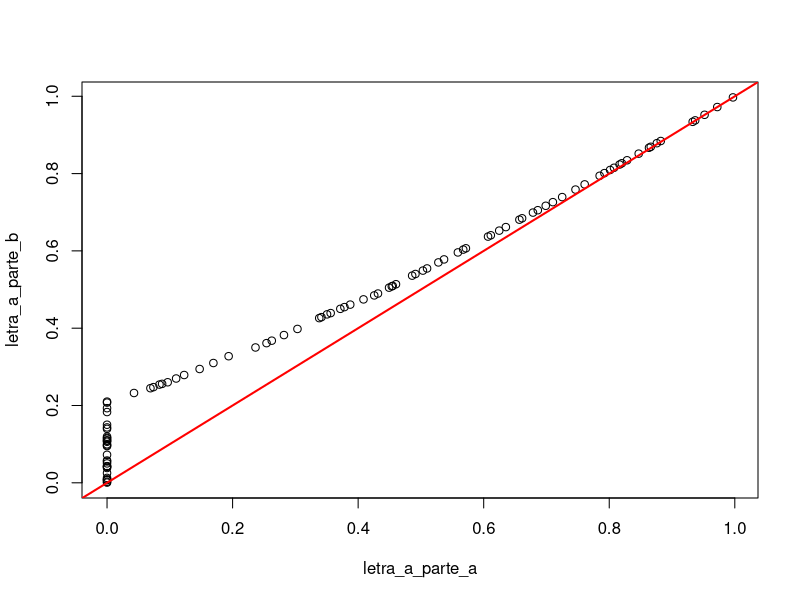
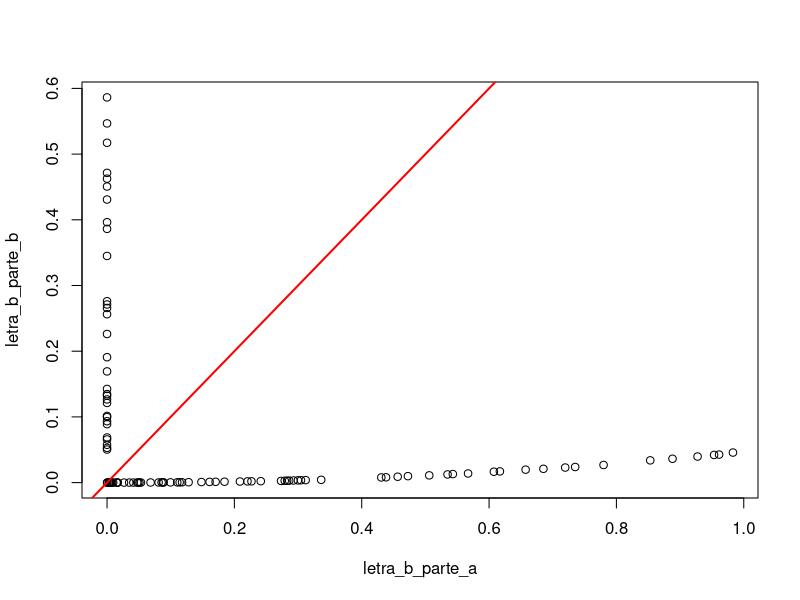
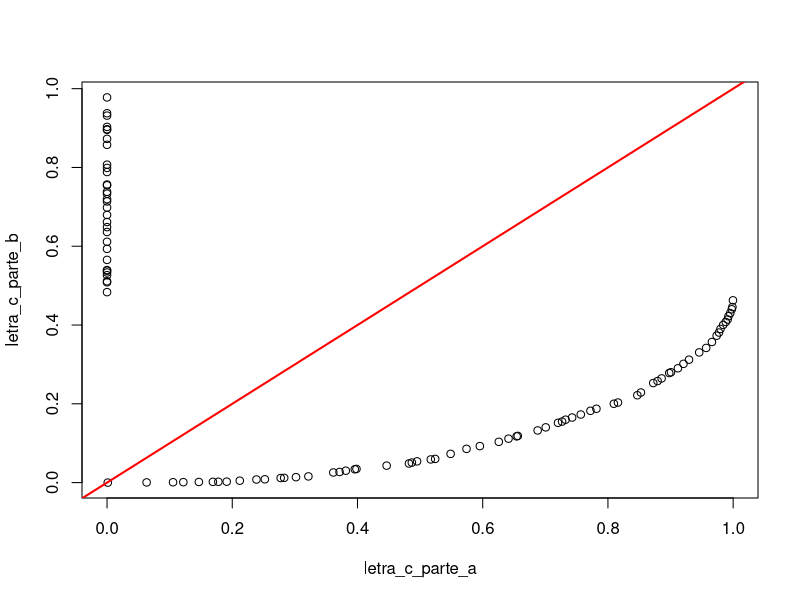

Generate these figures, in order, with R:
## ---- chunk 1
set.seed(123)
## ---- chunk 2
# Letra A 
# T é uniforme [0, 3]
# NBU ou NWU?

x <- sort(runif(100, min = 0, max = 3))
y <- sort(runif(100, min = 0, max = 3 - x))

Igual <- 0
NWU <- 0
NBU <- 0

letra_a_parte_a <- numeric(100)
letra_a_parte_b <- numeric(100)

# F(t) é integral de 1/3
# F(T) dá t/3
# S(t) = 1 - F(t)

sobrevivencia_letraA <- function(x) {
  
    if((x >= 0) || (x <= 3)){
        valor = 1 - (x/3)
    }
    if(x>3){
        valor = 0
    }
    if(x<0){
        valor = 1
    }

    return(valor)
}


for (i in 1:100) {
    
    t1 <- x[i]
    t2 <- y[i]
    
    a <- sobrevivencia_letraA(t1 + t2)
    b <- sobrevivencia_letraA(t1) * sobrevivencia_letraA(t2)
    
    letra_a_parte_a[i] <- a
    letra_a_parte_b[i] <- b
    
    if(a < b){
        NBU <- NBU + 1 
    }
    if(a > b){
        NWU <- NWU + 1
    }
    if(a == b){
        Igual <- Igual + 1
    }
}

print(NBU)
print(NWU)
print(Igual)
## ---- chunk 3

a <- sobrevivencia_letraA(1 + 2)
b <- sobrevivencia_letraA(1) * sobrevivencia_letraA(2)
print(a)
print(b)
print("----------------------------")
a <- sobrevivencia_letraA(1 + 0)
b <- sobrevivencia_letraA(1) * sobrevivencia_letraA(0)
print(a)
print(b)
print("----------------------------")
a <- sobrevivencia_letraA(1.5 + 0.5)
b <- sobrevivencia_letraA(1.5) * sobrevivencia_letraA(0.5)
print(a)
print(b)
print("----------------------------")
## ---- chunk 4
plot(
  letra_a_parte_a, letra_a_parte_b 
)
abline(a = 0, b = 1, col = "red", lwd = 2)
## ---- chunk 5
# Letra B 
# f(t) = t/2 se 0<t<2
# NBU ou NWU?

x <- sort(runif(100, min = 0, max = 2))
y <- sort(runif(100, min = 0, max = 2 - x))

Igual <- 0
NWU <- 0
NBU <- 0

letra_b_parte_a <- numeric(100)
letra_b_parte_b <- numeric(100)

# F(t) é integral de t/2
# F(t) dá t^2/4
# S(t) = 1 - F(t) entre 0 e 2

sobrevivencia_letraB <- function(x) {
  
    if((x >= 0) || (x <= 2)){
        valor = (x*x/4)
    }
    if(x>2){
        valor = 0
    }
    if(x<0){
        valor = 1
    }

    return(valor)
}

for (i in 1:100) {
    
    t1 <- x[i]
    t2 <- y[i]
    
    a <- sobrevivencia_letraB(t1 + t2)
    b <- sobrevivencia_letraB(t1) * sobrevivencia_letraB(t2)
    
    letra_b_parte_a[i] <- a
    letra_b_parte_b[i] <- b
    
    if(a < b){
        NBU <- NBU + 1 
    }
    if(a > b){
        NWU <- NWU + 1
    }
    if(a == b){
        Igual <- Igual + 1
    }
}

print(NBU)
print(NWU)
print(Igual)
## ---- chunk 6

a <- sobrevivencia_letraB(1 + 0.5)
b <- sobrevivencia_letraB(1) * sobrevivencia_letraB(0.5)
print(a)
print(b)
print("----------------------------")

a <- sobrevivencia_letraB(1 + 1)
b <- sobrevivencia_letraB(1) * sobrevivencia_letraB(1)
print(a)
print(b)
print("----------------------------")

a <- sobrevivencia_letraB(0.5 + 0.5)
b <- sobrevivencia_letraB(0.5) * sobrevivencia_letraB(0.5)
print(a)
print(b)
print("----------------------------")
## ---- chunk 7
plot(
  letra_b_parte_a, letra_b_parte_b 
)
abline(a = 0, b = 1, col = "red", lwd = 2)
## ---- chunk 8
# Letra C
# f(t) = 1 - t/2 se 0<t<2
# NBU ou NWU?

x <- sort(runif(100, min = 0, max = 2))
y <- sort(runif(100, min = 0, max = 2 - x))

Igual <- 0
NWU <- 0
NBU <- 0

letra_c_parte_a <- numeric(100)
letra_c_parte_b <- numeric(100)

# F(t) é integral de t/2
# F(t) dá t - t^2/4
# S(t) = 1 - F(t) entre 0 e 2

sobrevivencia_letraC <- function(x) {
  
    if((x >= 0) || (x <= 2)){
        valor = (x - (x*x/4))
    }
    if(x>2){
        valor = 0
    }
    if(x<0){
        valor = 1
    }

    return(valor)
}

for (i in 1:100) {
    
    t1 <- x[i]
    t2 <- y[i]
    
    a <- sobrevivencia_letraC(t1 + t2)
    b <- sobrevivencia_letraC(t1) * sobrevivencia_letraC(t2)
    
    letra_c_parte_a[i] <- a
    letra_c_parte_b[i] <- b
    
    if(a < b){
        NBU <- NBU + 1 
    }
    if(a > b){
        NWU <- NWU + 1
    }
    if(a == b){
        Igual <- Igual + 1
    }
}

print(NBU)
print(NWU)
print(Igual)
## ---- chunk 9

a <- sobrevivencia_letraC(1 + 0.5)
b <- sobrevivencia_letraC(1) * sobrevivencia_letraC(0.5)
print(a)
print(b)
print("----------------------------")
## ---- chunk 10

plot(
  letra_c_parte_a, letra_c_parte_b 
)
abline(a = 0, b = 1, col = "red", lwd = 2)
